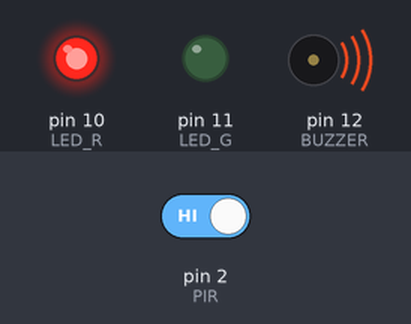
The sketch below on a simulated Arduino Uno, built with avr-gcc and run on an emulated ATmega328P. Shown: output pins drawn as LEDs (lit = HIGH), buzzer (waves = sounding, pin HIGH). The inputs (shaded band) are chosen by the test bench; at power-on: pin 2 (PIR) HIGH.

Above: at 1.2 s.
1.3 s: pin 2 (PIR) driven LOW
At 2.1 s:
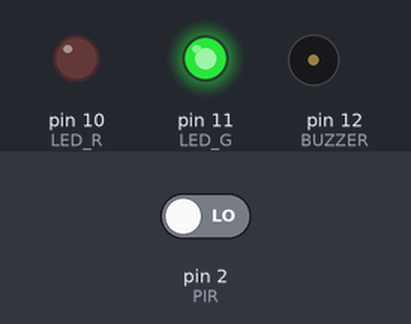
2.8 s: pin 2 (PIR) driven HIGH
At 3.2 s:
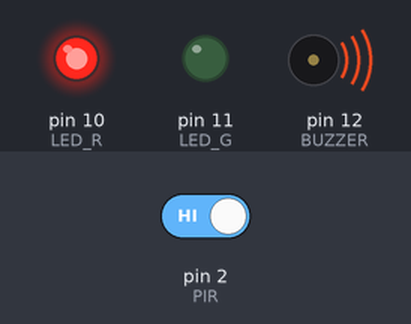
Timing chart, 0 to 5.8 s (numbered marks = the images above; inputs shaded):
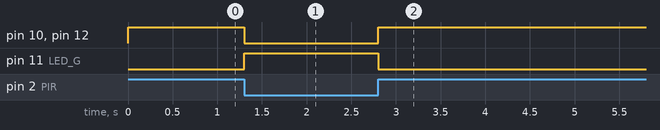

Measured:
- after the input at 1.3 s, pin 10 (LED_R), pin 12 (BUZZER): HIGH → LOW at once; pin 11 (LED_G): LOW → HIGH at once
- after the input at 2.8 s, pin 10 (LED_R), pin 12 (BUZZER): LOW → HIGH at once; pin 11 (LED_G): HIGH → LOW at once

The sketch:

pir_sensor.ino
```cpp
#define LED_R 10
#define LED_G 11
#define BUZZER 12

#define PIR 2

void setup() {
  pinMode(LED_R, OUTPUT); //Poszczególne piny sterujące diodą jako wyjścia
  pinMode(LED_G, OUTPUT);
  pinMode(BUZZER, OUTPUT);

  pinMode(PIR, INPUT_PULLUP); //PIR jako wejście

  digitalWrite(LED_R, LOW); //Dioda wyłączona
  digitalWrite(LED_G, LOW);
  digitalWrite(BUZZER, LOW);
}

void loop() {
  if (digitalRead(PIR) == LOW) { //Jeśli wykryto ruch
    digitalWrite(BUZZER, LOW);
    digitalWrite(LED_R, LOW); //Stan OK - dioda zielona
    digitalWrite(LED_G, HIGH);
  } else {
    digitalWrite(BUZZER, HIGH);
    digitalWrite(LED_R, HIGH); //Stan ALARM - dioda czerwona
    digitalWrite(LED_G, LOW);
  }
}
```
